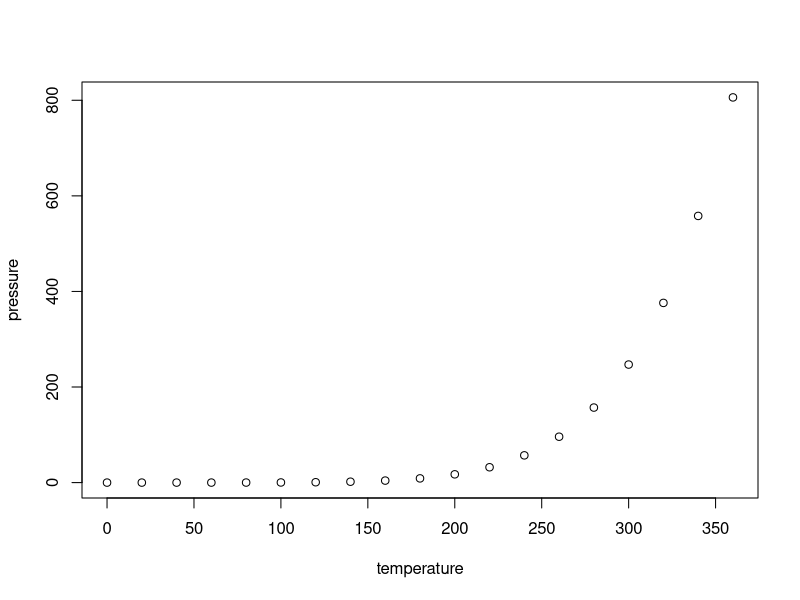
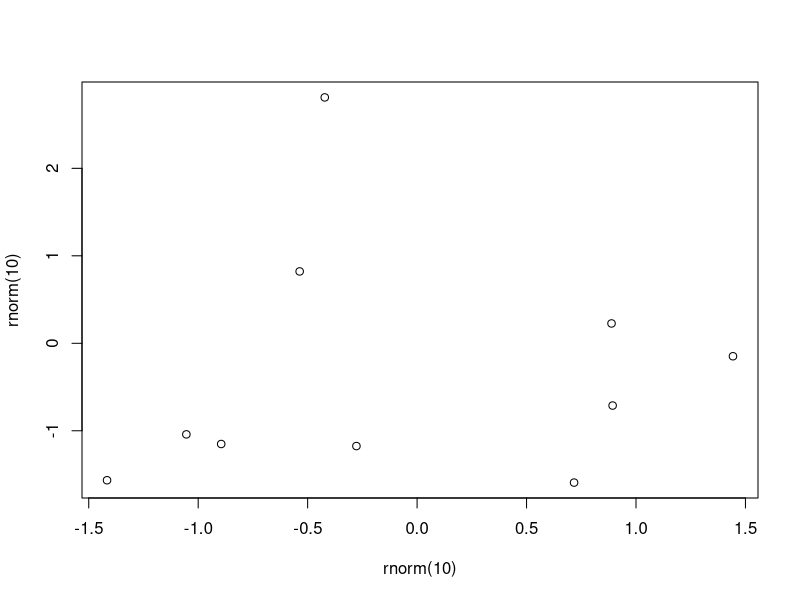
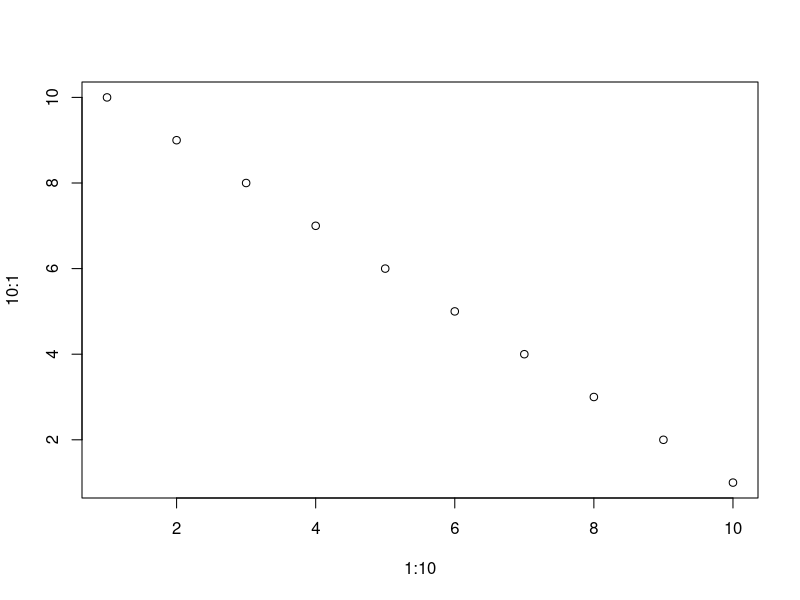

These figures' R source, in order:
## ---- chunk 1
knitr::opts_chunk$set(echo = TRUE)
# hello comment from Naveen
## ---- chunk 2
summary(cars)
## ---- chunk 3
plot(pressure)
## ---- chunk 4
plot(rnorm(10),rnorm(10))
## ---- chunk 5
plot(1:10, 10:1)
